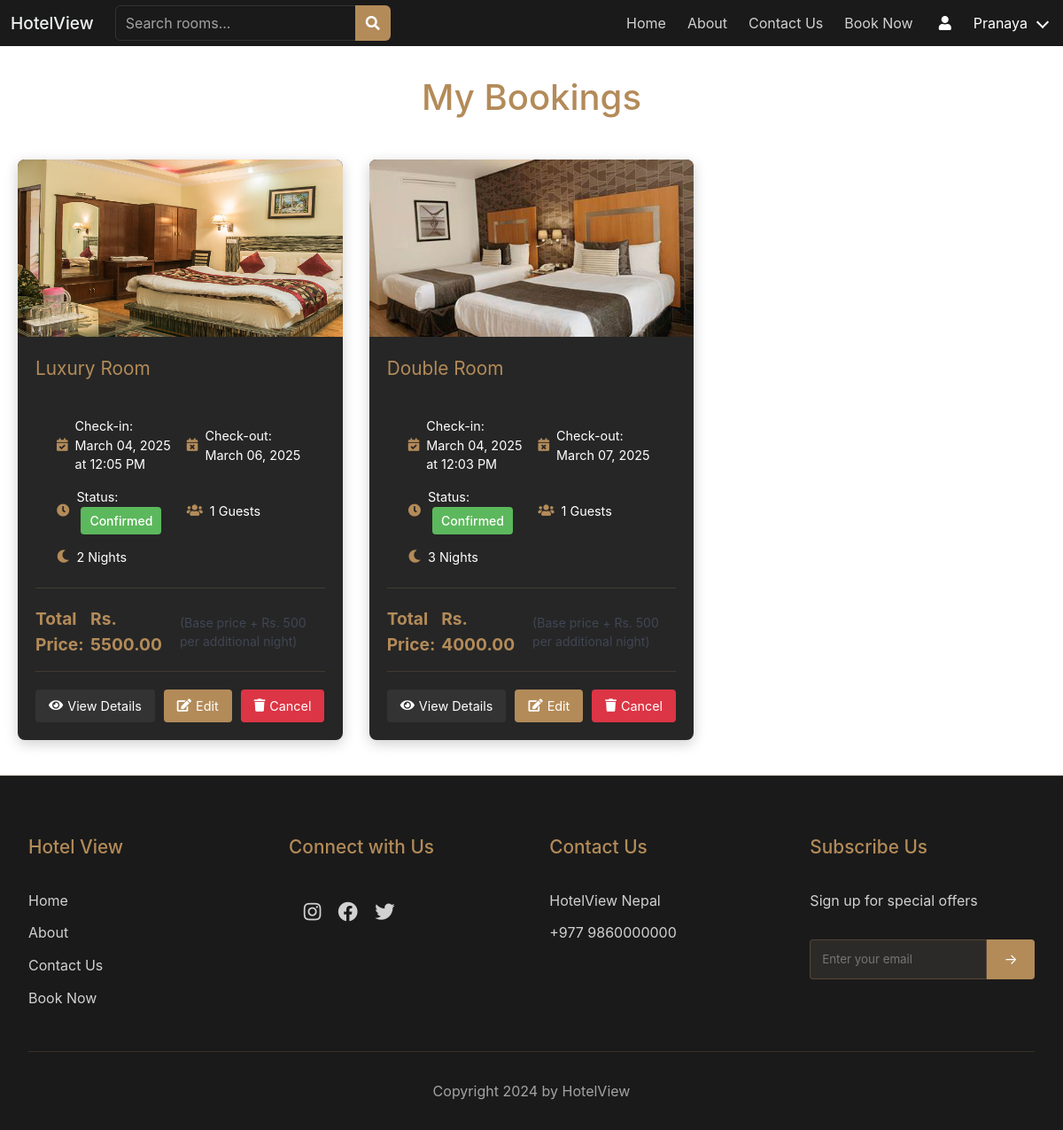
Page /my-bookings/ (signed in) on the committed database.
### hotel/models.py (models this page shows, shortened)
class Booking(models.Model):
    STATUS_CHOICES = [
        ('pending', 'Pending'),
        ('confirmed', 'Confirmed'),
        ('cancelled', 'Cancelled'),
        ('rejected', 'Rejected')
    ]
    user = models.ForeignKey(User, on_delete=models.CASCADE)
    room = models.ForeignKey(Room, on_delete=models.CASCADE, null=True, blank=True)
    room_type = models.CharField(max_length=100)
    check_in = models.DateTimeField()
    check_out = models.DateTimeField()
    guests = models.IntegerField()
    nights = models.IntegerField()
    total_price = models.DecimalField(max_digits=10, decimal_places=2)
    name = models.CharField(max_length=100)
    surname = models.CharField(max_length=100)
    email = models.EmailField()
    address = models.TextField()
    created_at = models.DateTimeField(auto_now_add=True)
    status = models.CharField(max_length=20, choices=STATUS_CHOICES, default='pending')
    class Meta:
        ordering = ['-created_at']

class Room(models.Model):
    name = models.CharField(max_length=100)
    slug = models.SlugField(unique=True)
    description = models.TextField()
    price = models.DecimalField(max_digits=10, decimal_places=2)
    max_guests = models.IntegerField()
    beds = models.IntegerField()
    size = models.IntegerField(help_text="Size in square feet")
    rating = models.CharField(max_length=10)
    image = models.ImageField(upload_to='rooms/')
    is_available = models.BooleanField(default=True)
    created_at = models.DateTimeField(auto_now_add=True)
    updated_at = models.DateTimeField(auto_now=True)

### hotel/views.py (the view)
# urls.py: path('my-bookings/', views.user_bookings, name='user_bookings'),
@login_required
def user_bookings(request):
    bookings = Booking.objects.filter(user=request.user).select_related('room').order_by('-created_at')
    today = date.today()
    return render(request, 'user_bookings.html', {'bookings': bookings, 'today': today})

### templates/user_bookings.html (shortened to what this page needs)
{% extends 'base.html' %}
{% load static %}
{% block content %}
<div class="bookings-section">
    <div class="bookings-header">
        <h1>My Bookings</h1>
    </div>
    <div class="bookings-grid">
        {% for booking in bookings %}
        <div class="booking-card">
            <div class="booking-image">
                {% if booking.room and booking.room.image %}
                    <img src="{{ booking.room.image.url }}" alt="{{ booking.room.name }}">
                {% endif %}
            </div>
            <div class="booking-info">
                <h3>{% if booking.room %}{{ booking.room.name }}{% else %}{{ booking.room_type }}{% endif %}</h3>
                <div class="booking-details">
                    <div class="detail-item">
                        <i class="fas fa-calendar-check"></i>
                        <span>Check-in: {{ booking.check_in|date:"F d, Y" }} at {{ booking.check_in|date:"g:i A" }}</span>
                    </div>
                    <div class="detail-item">
                        <i class="fas fa-calendar-times"></i>
                        <span>Check-out: {{ booking.check_out|date:"F d, Y" }}</span>
                    </div>
                    <div class="detail-item">
                        <i class="fas fa-clock"></i>
                        <span>Status:
                            <span class="status-badge status-{{ booking.status }}">
                                {{ booking.get_status_display }}
                            </span>
                        </span>
                    </div>
                    <div class="detail-item">
                        <i class="fas fa-users"></i>
                        <span>{{ booking.guests }} Guests</span>
                    </div>
                    <div class="detail-item">
                        <i class="fas fa-moon"></i>
                        <span>{{ booking.nights }} Nights</span>
                    </div>
                </div>
                <div class="booking-price">
                    <span class="price-label">Total Price:</span>
                    <span class="price-amount">Rs. {{ booking.total_price }}</span>
                    <small style="padding-left: 20px;">(Base price + Rs. 500 per additional night)</small>
                </div>
                <div class="booking-actions">
                    <a href="{% url 'hotel:booking_detail' booking.id %}" class="view-button">
                        <i class="fas fa-eye"></i> View Details
                    </a>
                    <a href="{% url 'hotel:edit_booking' booking.id %}" class="edit-button">
                        <i class="fas fa-edit"></i> Edit
                    </a>
                    <a href="{% url 'hotel:delete_booking' booking.id %}" class="delete-button">
                        <i class="fas fa-trash"></i> Cancel
                    </a>
                </div>
            </div>
        </div>
        {% endfor %}
    </div>
</div>
{% endblock %}

### templates/base.html (shortened to what this page needs)
{% load static %}
<!DOCTYPE html>
<html lang="en">
<head>
    <link rel="stylesheet" href="{% static 'bulmaCSS/bulma.min.css' %}">
    <link rel="stylesheet" href="{% static 'styles/styles.css' %}">
</head>
<body>
    <nav class="navbar" id="navbarColor">
        <div class="navbar-brand">
            <a class="navbar-item has-text-white">
                HotelView
            </a>
        </div>
        <div class="navbar-menu" id="nav-links">
            <div class="navbar-start">
                <div class="navbar-item">
                    <div class="search-container">
                        <form action="{% url 'hotel:search' %}" method="GET" class="search-form">
                            <div class="field has-addons">
                                <div class="control search-input-container">
                                    <input
                                        class="input"
                                        type="text"
                                        name="q"
                                        id="searchInput"
                                        placeholder="Search rooms..."
                                        autocomplete="off"
                                        oninput="handleSearch(this.value)"
                                    >
                                </div>
                                <div class="control">
                                    <button type="submit" class="button is-primary">
                                        <span class="icon">
                                            <i class="fas fa-search"></i>
                                        </span>
                                    </button>
                                </div>
                            </div>
                        </form>
                    </div>
                </div>
            </div>
            <div class="navbar-end">
                <a href="{% url 'hotel:home' %}" class="navbar-item has-text-white">Home</a>
                <a href="{% url 'hotel:about' %}"  class="navbar-item has-text-white">About</a>
                <a href="{% url 'hotel:contact' %}"  class="navbar-item has-text-white">Contact Us</a>
                <a href="{% url 'hotel:book' %}" class="navbar-item has-text-white">Book Now</a>
                {% if user.is_authenticated %}
                    <div class="navbar-item has-dropdown is-hoverable">
                        <a class="navbar-link has-text-white">
                            <span class="icon">
                                <i class="fas fa-user"></i>
                            </span>
                            <span>{{ user.first_name }}</span>
                        </a>
                    </div>
                {% endif %}
            </div>
        </div>
    </nav>
    <div>
        {% block content %}{% endblock %}
    </div>
    <footer class="footer">
        <div class="footer-content">
            <div class="footer-section">
                <h3>Hotel View</h3>
                <div class="footer-links">
                    <a href="{% url 'hotel:home' %}">Home</a>
                    <a href="{% url 'hotel:about' %}">About</a>
                    <a href="{% url 'hotel:contact' %}">Contact Us</a>
                    <a href="{% url 'hotel:book' %}">Book Now</a>
                </div>
            </div>
            <div class="footer-section">
                <h3>Connect with Us</h3>
                <div class="social-icons">
                    <a href="#"><i class="fab fa-instagram"></i></a>
                    <a href="#"><i class="fab fa-facebook"></i></a>
                    <a href="#"><i class="fab fa-twitter"></i></a>
                </div>
            </div>
            <div class="footer-section">
                <h3>Contact Us</h3>
                <div class="footer-links">
                    <p>HotelView Nepal</p>
                    <p>+977 9860000000</p>
                </div>
            </div>
            <div class="footer-section">
                <h3>Subscribe Us</h3>
                <p>Sign up for special offers</p>
                <form class="subscribe-form">
                    <input type="email" placeholder="Enter your email">
                    <button type="submit">→</button>
                </form>
            </div>
        </div>
        <div class="footer-bottom">
            <p>Copyright 2024 by HotelView</p>
        </div>
    </footer>
    <link rel="stylesheet" href="https://cdnjs.cloudflare.com/ajax/libs/font-awesome/5.15.4/css/all.min.css">
</body>
</html>

### static/styles/styles.css (style rules this page uses)
#navbarColor { background-color: #1a1a1a !important; position: fixed; width: 100%; top: 0; left: 0; z-index: 1000; height: 52px; border-bottom: none; }
.navbar-item { position: relative; text-decoration: none; color: rgba(255, 255, 255, 0.8) !important; transition: color 0.3s ease; border-bottom: none; }
.navbar-item::after { content: ''; position: absolute; width: 0; height: 2px; bottom: 0; left: 50%; background-color: #b38b59; transition: width 0.3s ease, left 0.3s ease; }
.navbar-brand .navbar-item::after, .navbar-dropdown .navbar-item::after { display: none; }
.navbar-brand .navbar-item { color: #b38b59 !important; font-weight: 500; font-size: 1.2rem; border-bottom: none; }
.social-icons { display: flex; justify-content: center; gap: 20px; padding-right: 110px; }
.navbar-link:not(.is-arrowless)::after { border-color: white; }
.navbar-link .icon, .navbar-item .icon { margin-right: 0.5rem; }
.footer { background-color: #1a1a1a; padding: 4rem 2rem 2rem; color: rgba(255, 255, 255, 0.8); border-top: 1px solid rgba(179, 139, 89, 0.2); }
.footer-content { max-width: 1200px; margin: 0 auto; display: grid; grid-template-columns: repeat(4, 1fr); gap: 3rem; }
.footer-section { display: flex; flex-direction: column; gap: 1rem; }
.footer-section h3 { color: #b38b59; font-size: 1.3rem; font-weight: 500; margin-bottom: 1rem; }
.footer-links { display: flex; flex-direction: column; gap: 0.8rem; }
.footer-links a { color: rgba(255, 255, 255, 0.8); text-decoration: none; transition: color 0.3s ease; }
.social-icons { display: flex; gap: 1.2rem; margin-top: 0.5rem; }
.social-icons a { color: rgba(255, 255, 255, 0.8); font-size: 1.4rem; transition: color 0.3s ease; }
.subscribe-form { margin-top: 1rem; display: flex; }
.subscribe-form input { padding: 0.8rem; background-color: #2c2a28; border: 1px solid rgba(179, 139, 89, 0.3); border-radius: 4px 0 0 4px; color: #ffffff; width: 200px; }
.subscribe-form button { padding: 0.8rem 1.2rem; background-color: #b38b59; color: #ffffff; border: none; border-radius: 0 4px 4px 0; cursor: pointer; transition: background-color 0.3s ease; }
.footer-bottom { margin-top: 3rem; padding-top: 2rem; text-align: center; border-top: 1px solid rgba(179, 139, 89, 0.2); color: rgba(255, 255, 255, 0.6); }
.booking-details { padding: 1.5rem; color: white; }
.booking-details { padding: 1.5rem; border-bottom: 1px solid rgba(179, 139, 89, 0.2); }

### templates/user_bookings.html (style rules this page uses)
.bookings-section { padding: 80px 20px 40px; max-width: 1200px; margin: 0 auto; }
.bookings-header { text-align: center; margin-bottom: 40px; }
.bookings-header h1 { color: #b38b59; font-size: 2.5rem; font-weight: 500; }
.bookings-grid { display: grid; grid-template-columns: repeat(auto-fill, minmax(300px, 1fr)); gap: 30px; }
.booking-card { background: #262626; border-radius: 8px; overflow: hidden; box-shadow: 0 4px 15px rgba(0, 0, 0, 0.2); transition: transform 0.3s ease; }
.booking-image { width: 100%; height: 200px; overflow: hidden; }
.booking-image img { width: 100%; height: 100%; object-fit: cover; }
.booking-info { padding: 20px; }
.booking-info h3 { color: #b38b59; font-size: 1.3rem; margin-bottom: 15px; }
.booking-details { display: grid; grid-template-columns: repeat(2, 1fr); gap: 15px; margin-bottom: 20px; }
.detail-item { display: flex; align-items: center; gap: 8px; color: #fff; font-size: 0.9rem; }
.detail-item i { color: #b38b59; }
.booking-price { display: flex; justify-content: space-between; align-items: center; margin-bottom: 20px; padding-bottom: 15px; border-bottom: 1px solid rgba(179, 139, 89, 0.2); }
.price-label { color: #b38b59; font-size: 1.2rem; font-weight: bold; }
.price-amount { color: #b38b59; font-size: 1.2rem; font-weight: bold; }
.booking-actions { display: flex; gap: 10px; flex-wrap: wrap; }
.view-button, .edit-button, .delete-button { padding: 8px 15px; border-radius: 4px; text-decoration: none; font-size: 0.9rem; display: flex; align-items: center; gap: 5px; transition: all 0.3s ease; }
.view-button { background: #333; color: #fff; }
.edit-button { background: #b38b59; color: #fff; }
.delete-button { background: #dc3545; color: #fff; }
.status-badge { padding: 5px 10px; border-radius: 4px; font-weight: 500; font-size: 14px; display: inline-block; margin-left: 5px; }
.status-confirmed { background-color: #5cb85c; color: white; }

### rows in the picture
Booking: room.image (picture), room.name "Luxury Room", check_in "March 04, 2025", check_in "12:05 PM", check_out "March 06, 2025", status "Confirmed", guests "1", nights "2", total_price "5500.00"
Booking: room.image (picture), room.name "Double Room", check_in "March 04, 2025", check_in "12:03 PM", check_out "March 07, 2025", status "Confirmed", guests "1", nights "3", total_price "4000.00"

### other values in the picture
{{ user.first_name }} "Pranaya"
